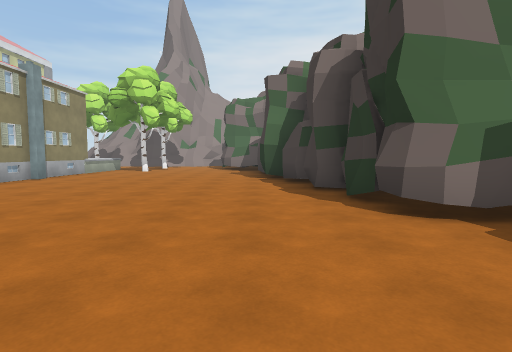
[1] (above)

16 first-person views from a walk through a scene from a Unity 3-D project. The camera is 1.4 m above the floor, tilts 4° down and sees 80° across. The floor is counted in squares, 2 m on a side. Each view is taken from the middle of a square. On the plan, view 1 faces up. The plan holds only what a view shows up to about 10 squares ahead; the rest is blank. The place goes on beyond the plan. The player character is not drawn. Some animated figures are left out. Some surface patterns are stand-ins.

[2]
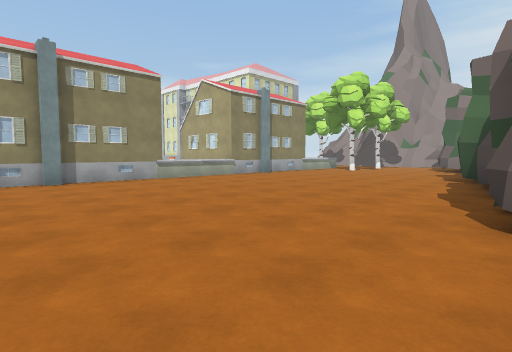

[3]
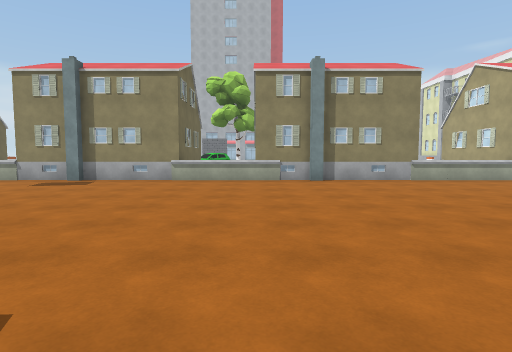

[4]
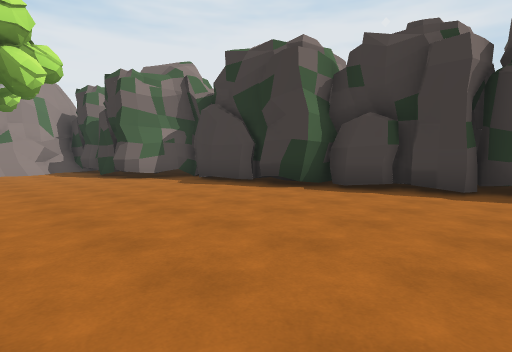

[5]
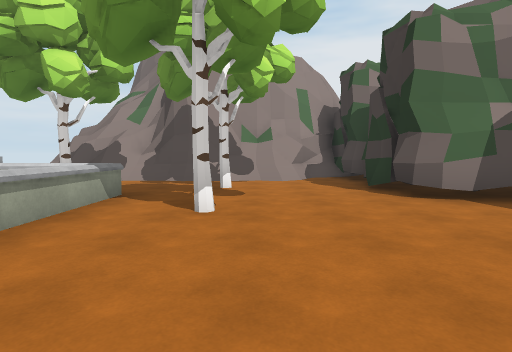

[6]
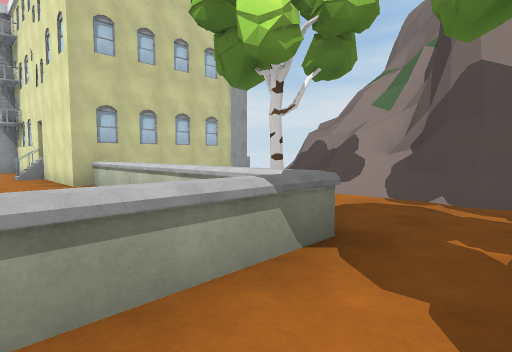

[7]
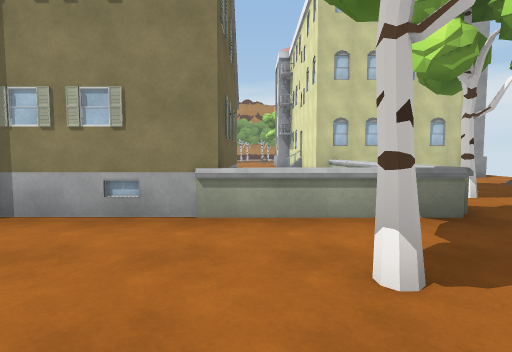

[8]
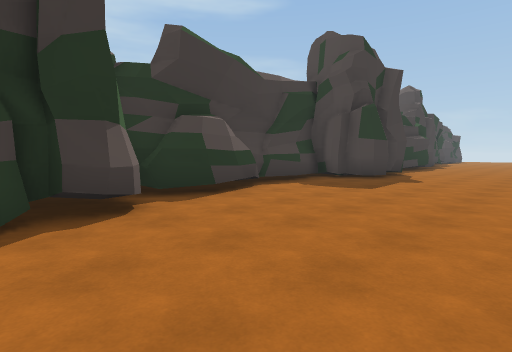

[9]
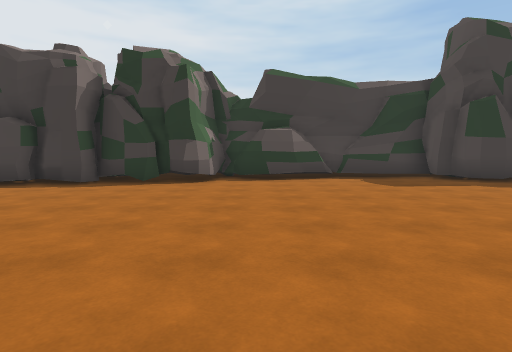

[10]
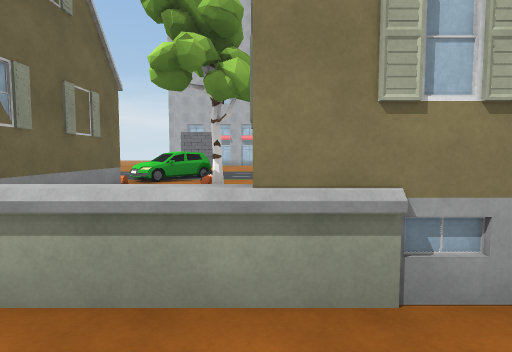

[11]
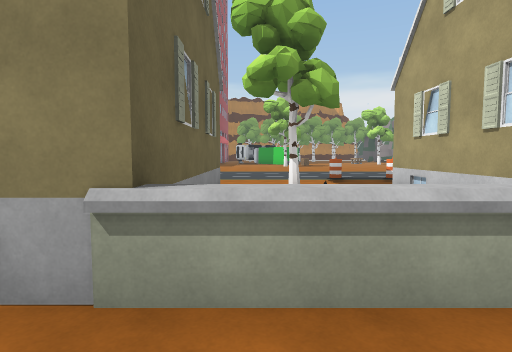

[12]
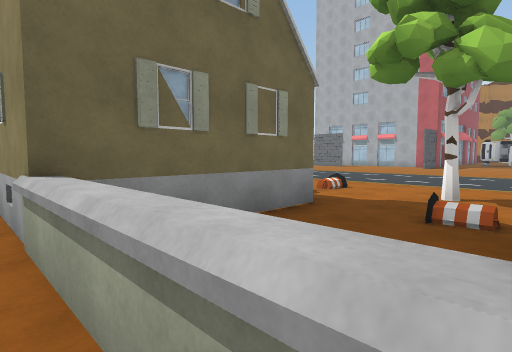

[13]
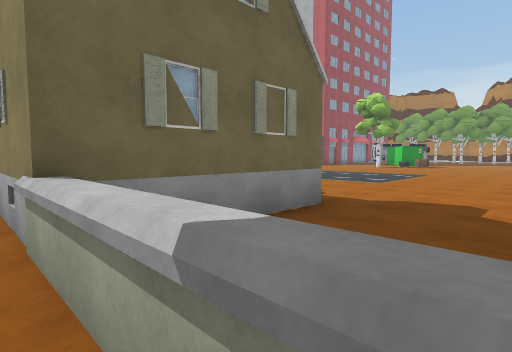

[14]
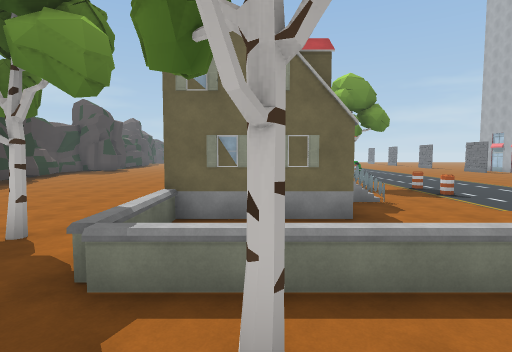

[15]
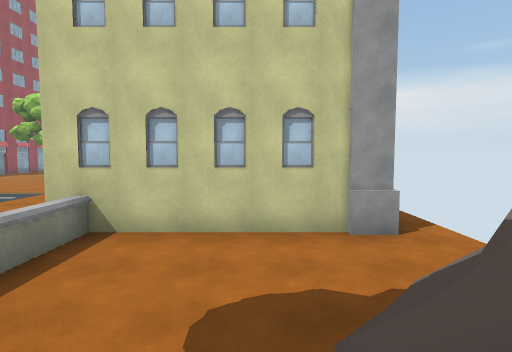

[16]
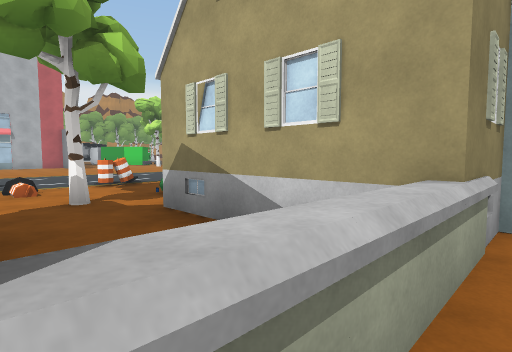

### Floor plan
Key: @ floor where view 1 was taken; # wall or solid block; . floor; / step, stairs or slope; = window, fence, low wall or low ledge; ^ raised ledge; B building; R rock; T tree; C car; O other object.
Columns run from 18 left of view 1 to 4 right of it. Each row starts with its distance up from view 1.
 19      #./#### #####
 18      #../#=###/#/#
 17      #...///////.#
 16      #....T..T...#
 15      #====#=.....#
 14  #####.....^.....###
 13 .............T.....#
 12 ...........B.......#
 11  ........###.......#
 10 .........  #.......#
  9 .....O./    .......#
  8   .....     .......RRR
  7   ...O...###.......RRRR
  6 .......TO. .........#R
  5 .......... =........#
  4  .....O..###........##
  3   .....    #.........##
  2    ...     #.........#
  1   ...O.O   #.........#
  0 ...../...###......@..##
 -1 .....O/T...=..........#
 -2     CC...###..........#
 -3      C/    #.........##
 -4       OBB   ........###

Where each view was taken, in squares from view 1:
view 1: 0 up, 0 right, facing up
view 2: 0 up, 2 right, facing up-left
view 3: 0 up, 2 right, facing left
view 4: 5 up, 5 left, facing up-right
view 5: 9 up, 4 left, facing up
view 6: 12 up, 5 left, facing up-left
view 7: 12 up, 3 left, facing left
view 8: 5 up, 2 left, facing down-right
view 9: 2 up, 6 left, facing right
view 10: 0 up, 5 left, facing left
view 11: 5 up, 5 left, facing left
view 12: 7 up, 6 left, facing down-left
view 13: 14 up, 6 left, facing down-left
view 14: 17 up, 8 left, facing down
view 15: 17 up, 8 left, facing left
view 16: 2 down, 6 left, facing up-left
